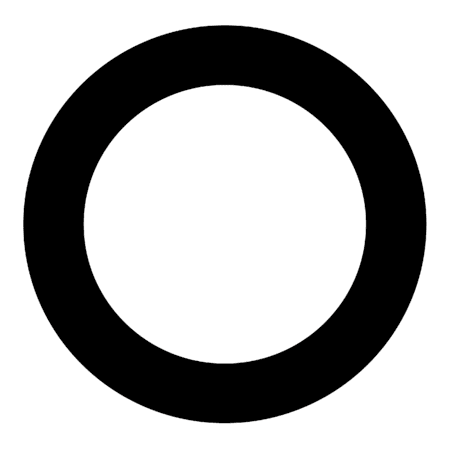
#> input picture Images/circle.png, 450 x 450 px
$ python -i randomTracksDevGround.py   (imports and definitions only)
#> lines starting #> are read from the running program, lines starting #| are printed output that depends on the picture; after the words box and inside, x2 and y2 are one past the last pixel; in counts of white or black regions, pixels touching at a corner belong together
import numpy as np
from scipy.special import binom
import matplotlib.pyplot as plt
import cv2 as cv

import world

bernstein = lambda n, k, t: binom(n,k)* t**k * (1.-t)**(n-k)

# [7 lines left out: function bezier, not called in this run]

class Segment():
    # [66 lines left out: functions __init__, calc_intermediate_points, get_curve, ccw_sort, get_bezier_curve, get_random_points, not called in this run]

def check_viability(contours):
    if len(contours) > 3:
        #track has loops -> discard
        print("loop occured")
        execute()
    else:
        print("successful track")

def track_gen(fName):
#> called with fName = 'Images/circle.png'
    img = cv.imread(fName)
#> img is the input picture: shape (450, 450, 3); mean B, G, R 174.2, 174.2, 174.2

    gray = cv.cvtColor(img, cv.COLOR_BGR2GRAY)
    _, threshold = cv.threshold(gray, 127, 255, cv.THRESH_BINARY)
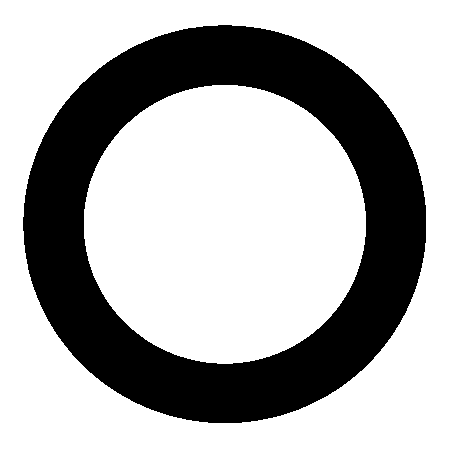
#> threshold: shape (450, 450); 68.3% white; 1 black region
    contours, _ = cv.findContours(
        threshold, cv.RETR_TREE, cv.CHAIN_APPROX_NONE)
#> contours = 3 contours; box (x1, y1, x2, y2) and area: (0, 0, 450, 450) 201601, (22, 24, 427, 424) 126542, (84, 85, 366, 364) 61438

    check_viability(contours)

    cv.drawContours(img, [contours[1]], 0, (0, 0, 0), 40)
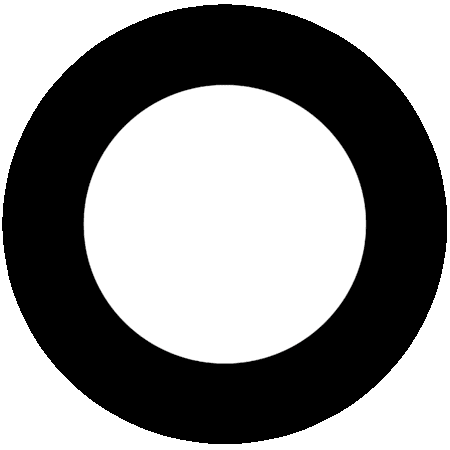
#> img: shape (450, 450, 3); 13.92% of pixels changed, all inside (x1, y1, x2, y2) = (2, 4, 447, 444)

    cv.imwrite('stage2.png', img)

# [17 lines left out: function execute, not called in this run]

# [2 lines not run here, left out]

>>> result = track_gen('Images/circle.png')
